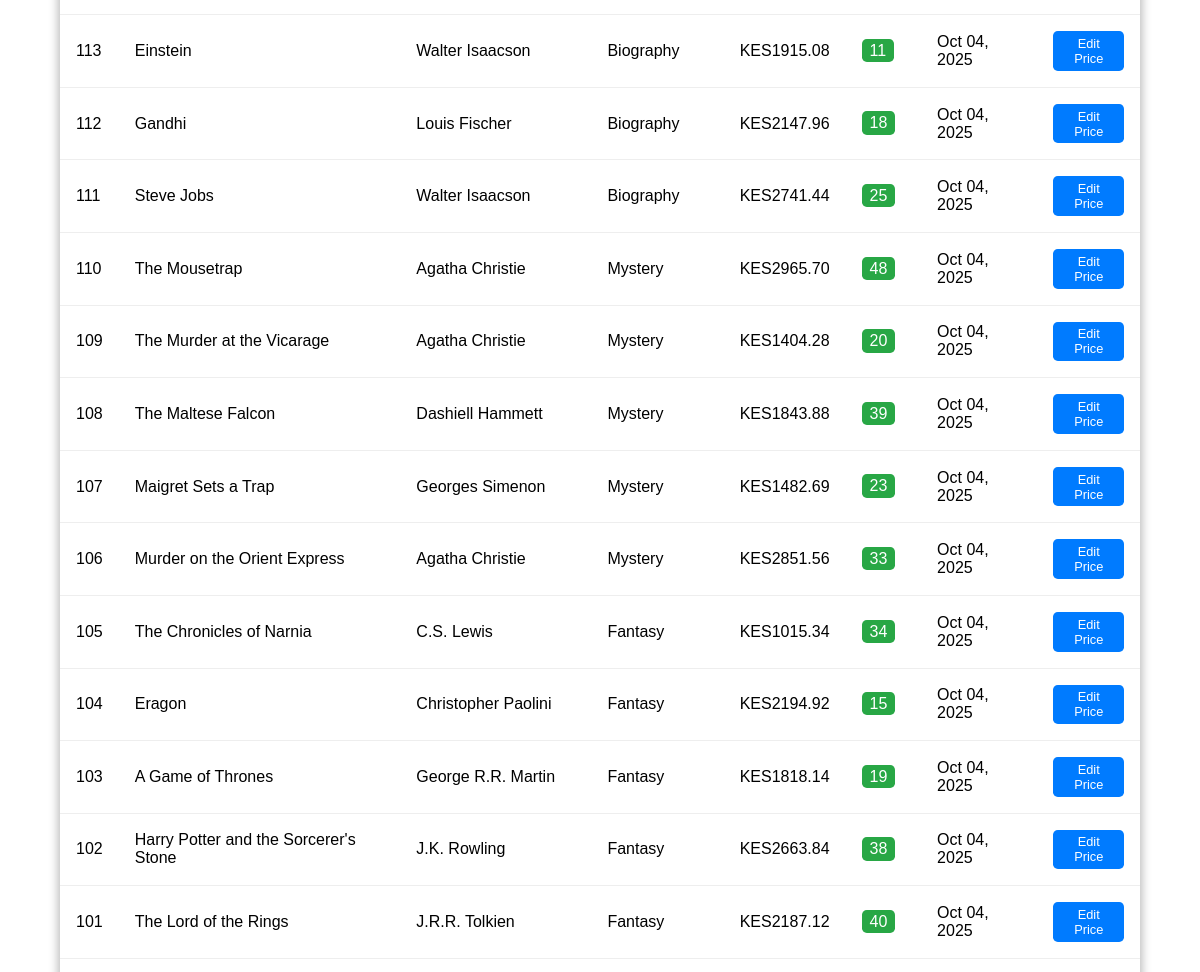
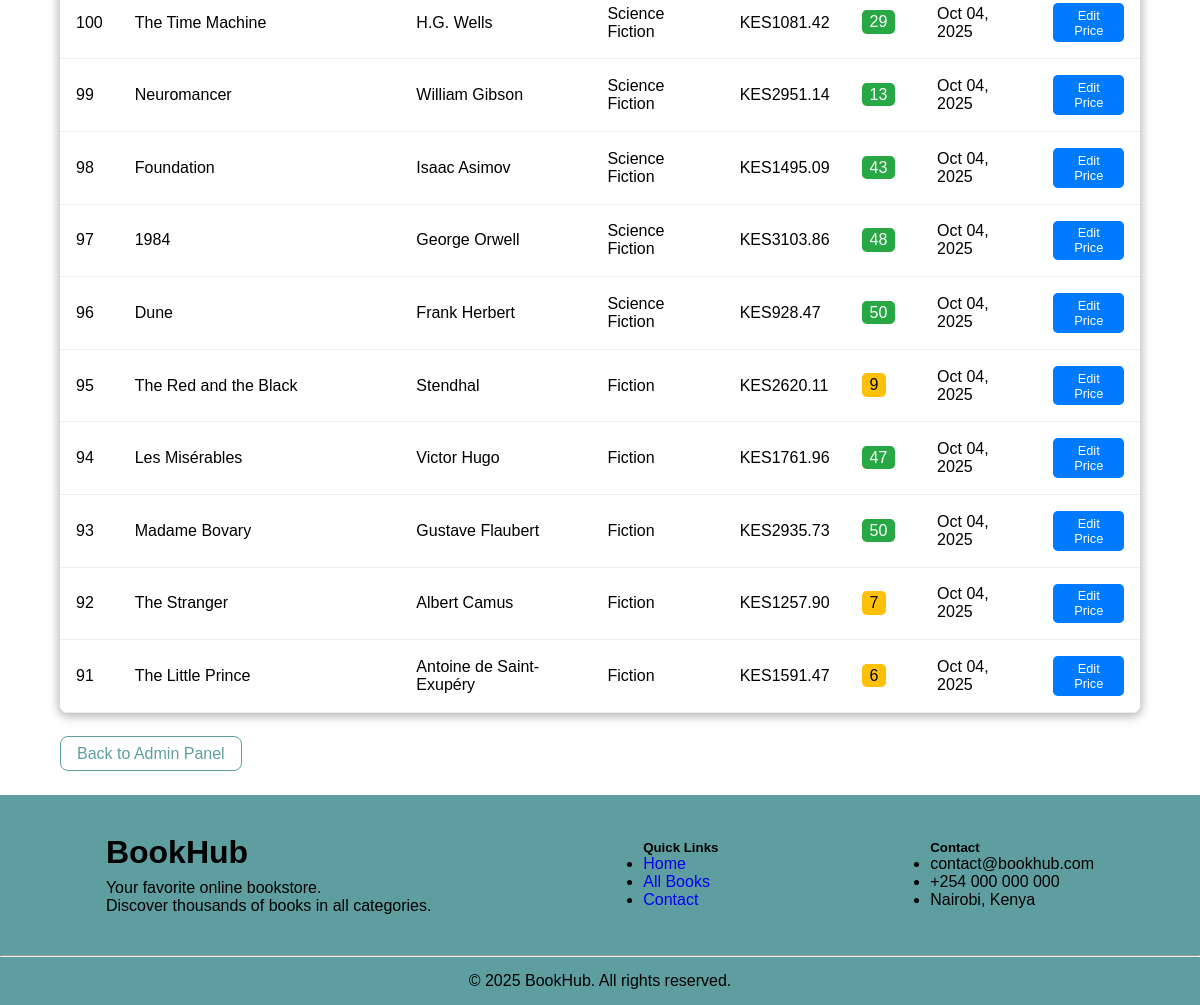
The app's page /admin-panel/books/ (signed in, lower part), older data (2 pictures, top to bottom).
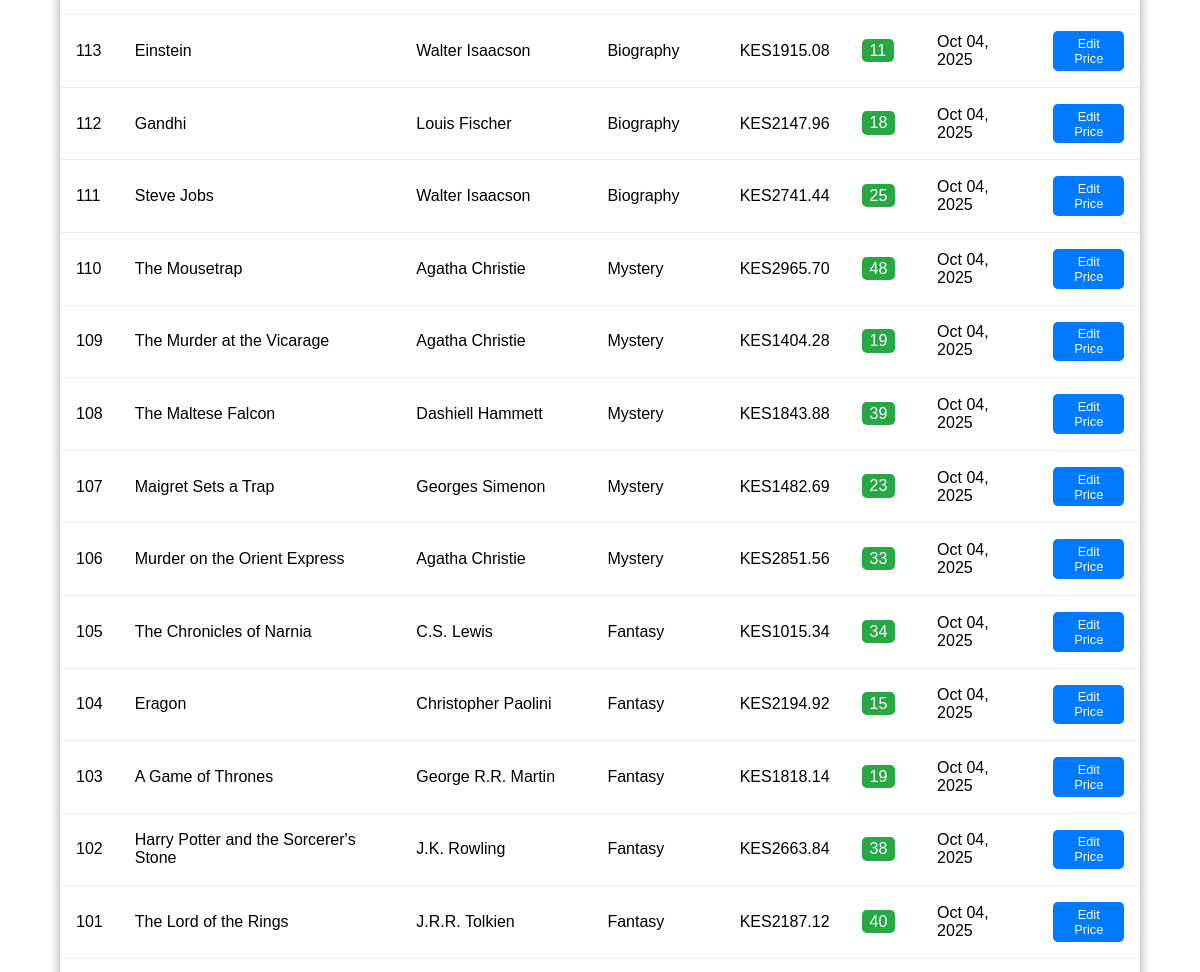
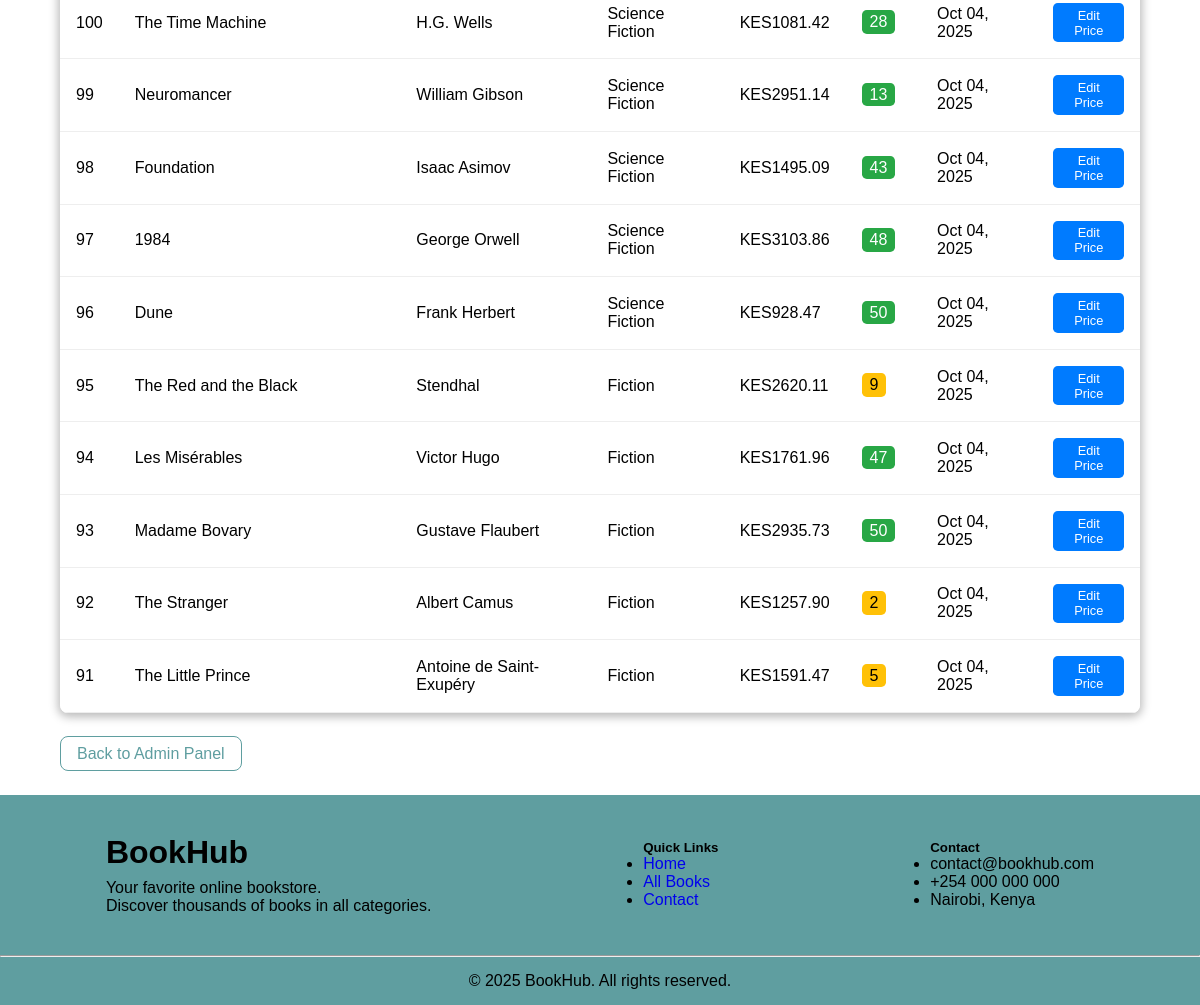
The same page, newer data (2 pictures, top to bottom).
### core/models.py (models this page shows, shortened)
class Book(models.Model):
    title = models.CharField(max_length=200)
    author = models.ForeignKey(Author, on_delete=models.CASCADE)
    category = models.ForeignKey(Category, on_delete=models.CASCADE)
    isbn = models.CharField(max_length=13, unique=True)
    description = models.TextField()
    price = models.DecimalField(max_digits=10, decimal_places=2, validators=[MinValueValidator(0)])
    stock_quantity = models.IntegerField(validators=[MinValueValidator(0)])
    cover_image = models.ImageField(upload_to='book_covers/', blank=True, null=True)
    created_at = models.DateTimeField(auto_now_add=True)
    updated_at = models.DateTimeField(auto_now=True)

class Author(models.Model):
    name = models.CharField(max_length=200)
    bio = models.TextField(blank=True)
    created_at = models.DateTimeField(auto_now_add=True)

class Category(models.Model):
    name = models.CharField(max_length=100, unique=True)
    description = models.TextField(blank=True)
    created_at = models.DateTimeField(auto_now_add=True)

### core/views.py (the view)
# urls.py: path('admin-panel/books/', views.admin_books, name='admin_books'),
@user_passes_test(is_admin)
def admin_books(request):
    books = Book.objects.all().order_by('-created_at')
    search_query = request.GET.get('search')
    if search_query:
        books = books.filter(
            Q(title__icontains=search_query) |
            Q(author__name__icontains=search_query) |
            Q(isbn__icontains=search_query)
        )
    return render(request, 'core/admin_books.html', {'books': books})

### core/views.py (called while the page is built)
def is_admin(user):
    return user.is_authenticated and (user.is_superuser or user.role == 'admin')

### core/templates/core/admin_books.html (shortened to what this page needs)
{% extends 'core/base.html' %}
{% block content %}
<div style="width: 90%; margin: 0 auto; padding: 2rem 0;">
    <div style="overflow-x: auto; box-shadow: 0px 2px 10px 2px rgba(0, 0, 0, 0.274); border-radius: 0.5rem;">
        <table style="width: 100%; border-collapse: collapse; background: white;">
            <tbody>
                {% for book in books %}
                <tr style="border-bottom: 1px solid #eee;">
                    <td style="padding: 1rem;">{{ book.id }}</td>
                    <td style="padding: 1rem;">{{ book.title }}</td>
                    <td style="padding: 1rem;">{{ book.author.name }}</td>
                    <td style="padding: 1rem;">{{ book.category.name }}</td>
                    <td style="padding: 1rem;">KES{{ book.price }}</td>
                    <td style="padding: 1rem;">
                        <span style="padding: 0.2rem 0.5rem; border-radius: 0.3rem; {% if book.stock_quantity > 10 %}background-color: #28a745; color: white;{% elif book.stock_quantity > 0 %}background-color: #ffc107; color: black;{% else %}background-color: #dc3545; color: white;{% endif %}">
                            {{ book.stock_quantity }}
                        </span>
                    </td>
                    <td style="padding: 1rem;">{{ book.created_at|date:"M d, Y" }}</td>
                    <td style="padding: 1rem;">
                        <button onclick="editPrice({{ book.id }}, {{ book.price }})" style="background-color: #007bff; color: white; border: none; padding: 0.3rem 0.6rem; border-radius: 0.3rem; cursor: pointer; font-size: 0.8rem;">Edit Price</button>
                    </td>
                </tr>
                {% empty %}
                <tr>
                    <td colspan="8" style="padding: 2rem; text-align: center;">No books found.</td>
                </tr>
                {% endfor %}
            </tbody>
        </table>
    </div>
    <div style="margin-top: 2rem;">
        <a href="{% url 'admin_panel' %}" style="border: solid 1px cadetblue; color: cadetblue; padding: 0.5rem 1rem; border-radius: 0.5rem; text-decoration: none;">Back to Admin Panel</a>
    </div>
</div>
{% endblock %}

### core/templates/core/base.html (shortened to what this page needs)
{% load static %}
<!DOCTYPE html>
<html lang="fr">
<head>
    <link rel="stylesheet" href="{% static 'css/style.css' %}">
    <link rel="stylesheet" href="{% static 'css/books.css' %}">
    <link rel="stylesheet" href="{% static 'css/home.css' %}">
    <link rel="stylesheet" href="{% static 'css/admin.css' %}">
    <link rel="stylesheet" href="{% static 'css/cart.css' %}">
</head>
<body>
    <main>
        {% block content %}
        {% endblock %}
    </main>
    {% include 'core/includes/footer.html' %}
</body>
</html>

### core/templates/core/includes/footer.html
<footer>
    <div style="width: 100%;">
        <div class="sous_footer">
            <div>
                <h5>BookHub</h5>
                <p>Your favorite online bookstore. </br> Discover thousands of books in all categories.</p>
            </div>
            <div>
                <h5>Quick Links</h5>
                <ul>
                    <li><a href="{% url 'home' %}">Home</a></li>
                    <li><a href="{% url 'book_list' %}">All Books</a></li>
                    <li><a href="#">Contact</a></li>
                </ul>
            </div>
            <div>
                <h5>Contact</h5>
                <ul>
                    <li>contact@bookhub.com</li>
                    <li>+254 000 000 000</li>
                    <li>Nairobi, Kenya</li>
                </ul>
            </div>
        </div>
        <hr>
        <div style="justify-content: center;height: 6vh; display: flex;align-items: center;">
            <p>&copy; 2025 BookHub. All rights reserved.</p>
        </div>
    </div>
</footer>

### static/css/style.css (style rules this page uses)
* { margin: 0; padding: 0; box-sizing: border-box; font-family: 'Arial', sans-serif; }
a:-webkit-any-link { text-decoration: none; }
footer { background-color: cadetblue; }
.sous_footer { height: 20vh; display: flex; align-items: center; justify-content: space-around; }
.sous_footer div:first-child { display: flex; flex-direction: column; gap: .5rem; }
.sous_footer div:first-child h5 { font-size: 2rem; }

Row changes from the older to the newer data that the page shows:
changed Book "The Murder at the Vicarage": stock_quantity "20" → "19"
changed Book "The Time Machine": stock_quantity "29" → "28"
changed Book "The Stranger": stock_quantity "7" → "2"
changed Book "The Little Prince": stock_quantity "6" → "5"
